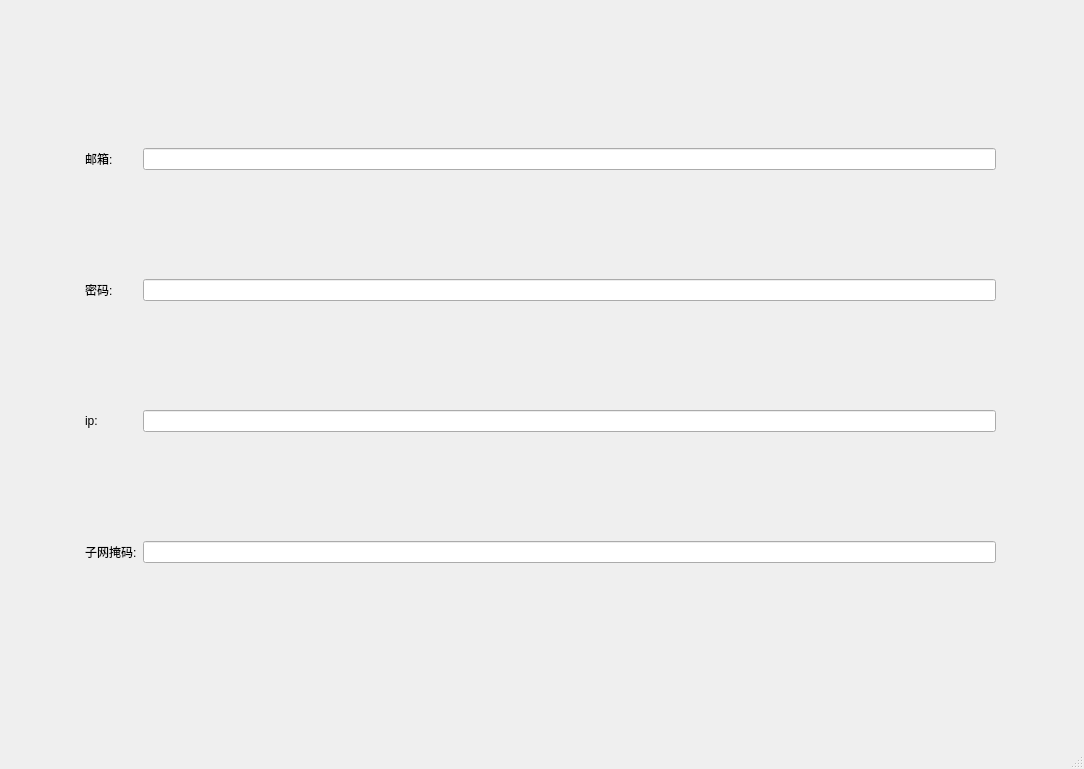
<?xml version="1.0" encoding="UTF-8"?>
<ui version="4.0">
 <class>MainWindow</class>
 <widget class="QMainWindow" name="MainWindow">
  <property name="geometry">
   <rect>
    <x>0</x>
    <y>0</y>
    <width>1084</width>
    <height>769</height>
   </rect>
  </property>
  <property name="windowTitle">
   <string>MainWindow</string>
  </property>
  <widget class="QWidget" name="centralwidget">
   <widget class="QWidget" name="gridLayoutWidget">
    <property name="geometry">
     <rect>
      <x>80</x>
      <y>40</y>
      <width>921</width>
      <height>631</height>
     </rect>
    </property>
    <layout class="QGridLayout" name="gridLayout">
     <property name="leftMargin">
      <number>5</number>
     </property>
     <property name="topMargin">
      <number>5</number>
     </property>
     <property name="rightMargin">
      <number>5</number>
     </property>
     <property name="bottomMargin">
      <number>5</number>
     </property>
     <item row="2" column="2">
      <widget class="QLineEdit" name="Ip_Edit"/>
     </item>
     <item row="2" column="0">
      <widget class="QLabel" name="Ip_Lable">
       <property name="text">
        <string>ip:</string>
       </property>
      </widget>
     </item>
     <item row="0" column="2">
      <widget class="QLineEdit" name="Email_Edit"/>
     </item>
     <item row="1" column="2">
      <widget class="QLineEdit" name="Pwd_Edit"/>
     </item>
     <item row="1" column="0">
      <widget class="QLabel" name="Pwd_Lable">
       <property name="text">
        <string>密码: </string>
       </property>
      </widget>
     </item>
     <item row="0" column="0">
      <widget class="QLabel" name="Email_Lable">
       <property name="text">
        <string>邮箱: </string>
       </property>
      </widget>
     </item>
     <item row="3" column="0">
      <widget class="QLabel" name="Mask_Lable">
       <property name="text">
        <string>子网掩码:</string>
       </property>
      </widget>
     </item>
     <item row="3" column="2">
      <widget class="QLineEdit" name="Mask_Edit"/>
     </item>
    </layout>
   </widget>
  </widget>
  <widget class="QMenuBar" name="menubar">
   <property name="geometry">
    <rect>
     <x>0</x>
     <y>0</y>
     <width>1084</width>
     <height>25</height>
    </rect>
   </property>
  </widget>
  <widget class="QStatusBar" name="statusbar"/>
 </widget>
 <resources/>
 <connections/>
</ui>
